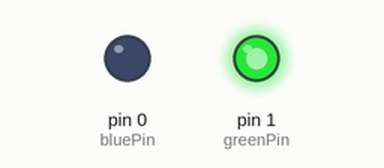
Recording of a sketch running on a simulated Arduino Uno, built with avr-gcc and run on an emulated ATmega328P. Shown: output pins drawn as LEDs (lit = HIGH).

Above: at 0.1 s.
At 127.5 s:
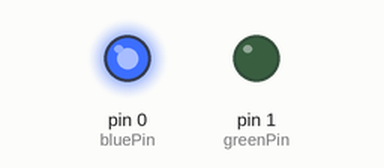
Timing chart, 0 to 129.0 s (numbered marks = the images above):
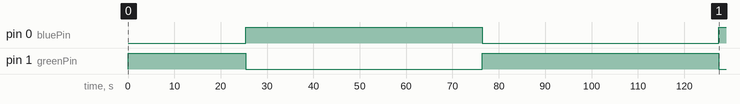

Measured:
- by itself, pin 0 (bluePin): LOW → HIGH at 25.4 s, → LOW 51.0 s later, → HIGH 51.0 s later
- by itself, pin 1 (greenPin): LOW → HIGH at 0.00 s, → LOW 25.4 s later, → HIGH 51.0 s later, → LOW 51.0 s later

The sketch:

rgbPiece.ino
```cpp
//Original code by jamesotron https://gist.github.com/jamesotron/766994

//Regina Cantu ITP Thesis 2018 - Color timepiece

const int greenPin = 1;
const int bluePin = 0;
//const int redPin = 2;

void setup() {
  // Start off with the LED off.
  setColourRgb(0,0);
}

void loop() {
  unsigned int rgbColour[2];

  // Start off with blue.
  rgbColour[0] = 255;
  rgbColour[1] = 0;
 // rgbColour[2] = 0;

  // Choose the colours to increment and decrement.
  for (int decColour = 0; decColour < 2; decColour += 1) {
    int incColour = decColour == 1 ? 0 : decColour + 1;

    // cross-fade the two colours.
    for(int i = 0; i < 255; i += 1) {
      rgbColour[decColour] -= 1;
      rgbColour[incColour] += 1;

      setColourRgb(255-rgbColour[0], 255-rgbColour[1]);
      delay(200);
    }
  }
}

void setColourRgb(unsigned int blue, unsigned int green)  {
  analogWrite(bluePin, blue);
  analogWrite(greenPin, green);
  //analogWrite(redPin, red);
 }
```
